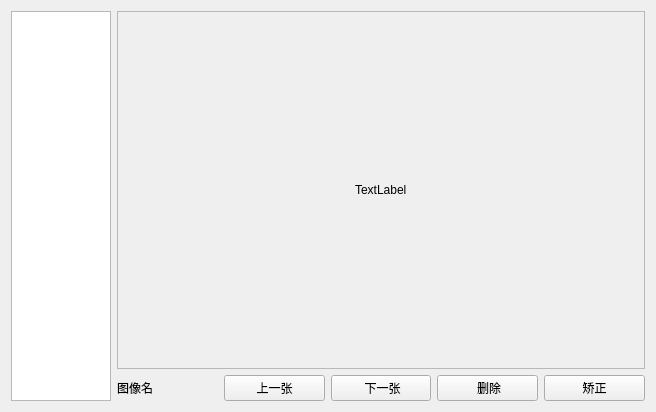
<?xml version="1.0" encoding="UTF-8"?>
<ui version="4.0">
 <class>ImageShow</class>
 <widget class="QWidget" name="ImageShow">
  <property name="geometry">
   <rect>
    <x>0</x>
    <y>0</y>
    <width>656</width>
    <height>412</height>
   </rect>
  </property>
  <property name="windowTitle">
   <string>Form</string>
  </property>
  <layout class="QHBoxLayout" name="horizontalLayout_3">
   <item>
    <widget class="QListView" name="thumbnailListView">
     <property name="maximumSize">
      <size>
       <width>100</width>
       <height>16777215</height>
      </size>
     </property>
    </widget>
   </item>
   <item>
    <layout class="QVBoxLayout" name="verticalLayout">
     <item>
      <widget class="QScrollArea" name="scrollArea">
       <property name="widgetResizable">
        <bool>true</bool>
       </property>
       <widget class="QWidget" name="scrollAreaWidgetContents_2">
        <property name="geometry">
         <rect>
          <x>0</x>
          <y>0</y>
          <width>528</width>
          <height>356</height>
         </rect>
        </property>
        <layout class="QHBoxLayout" name="horizontalLayout_2">
         <item>
          <spacer name="horizontalSpacer">
           <property name="orientation">
            <enum>Qt::Horizontal</enum>
           </property>
           <property name="sizeHint" stdset="0">
            <size>
             <width>219</width>
             <height>20</height>
            </size>
           </property>
          </spacer>
         </item>
         <item>
          <widget class="QLabel" name="imageShowLabel">
           <property name="text">
            <string>TextLabel</string>
           </property>
          </widget>
         </item>
         <item>
          <spacer name="horizontalSpacer_2">
           <property name="orientation">
            <enum>Qt::Horizontal</enum>
           </property>
           <property name="sizeHint" stdset="0">
            <size>
             <width>219</width>
             <height>20</height>
            </size>
           </property>
          </spacer>
         </item>
        </layout>
       </widget>
      </widget>
     </item>
     <item>
      <layout class="QHBoxLayout" name="horizontalLayout">
       <item>
        <widget class="QLabel" name="fileNameLabel">
         <property name="text">
          <string>图像名</string>
         </property>
        </widget>
       </item>
       <item>
        <widget class="QPushButton" name="prevImagePushButton">
         <property name="text">
          <string>上一张</string>
         </property>
        </widget>
       </item>
       <item>
        <widget class="QPushButton" name="nextImagePushButton">
         <property name="text">
          <string> 下一张</string>
         </property>
        </widget>
       </item>
       <item>
        <widget class="QPushButton" name="deletePushButton">
         <property name="text">
          <string> 删除</string>
         </property>
        </widget>
       </item>
       <item>
        <widget class="QPushButton" name="calibrationPushButton">
         <property name="text">
          <string>矫正</string>
         </property>
        </widget>
       </item>
      </layout>
     </item>
    </layout>
   </item>
  </layout>
 </widget>
 <resources/>
 <connections/>
</ui>
